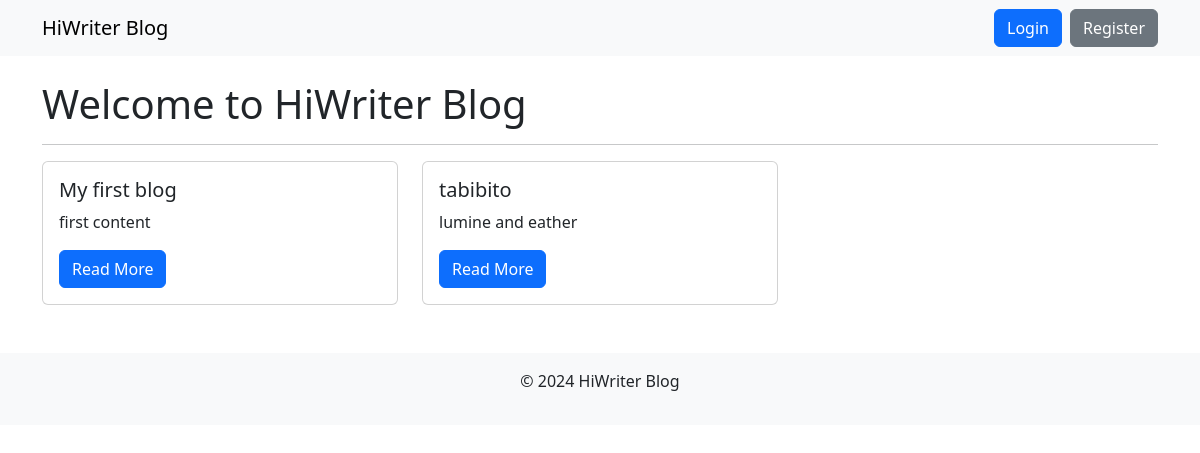
Page /HomeView/ on the earlier database version.
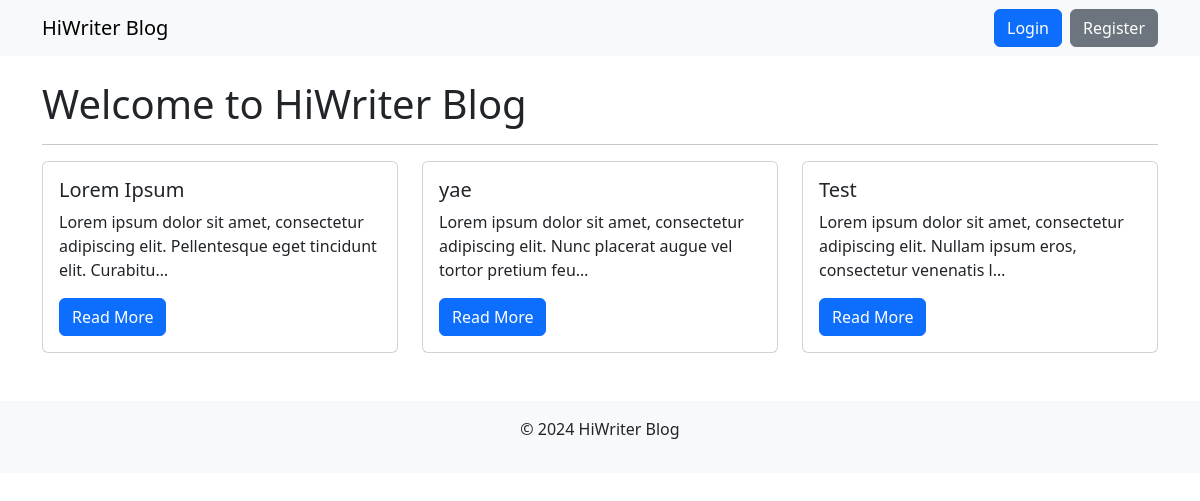
Same page on the later database version.
### blog/models.py (models this page shows, shortened)
class Post(models.Model):
    title = models.CharField(max_length=200)
    content = models.TextField()
    author = models.ForeignKey(User, on_delete=models.CASCADE)
    created_at = models.DateTimeField(auto_now_add=True)
    image = models.ImageField(upload_to='post_images/', blank=True, null=True)
    category = models.ForeignKey(Category, on_delete=models.SET_NULL, null=True, blank=True)
    tags = models.ManyToManyField('Tag', blank=True)

### blog/views.py (the view)
# urls.py: path('HomeView/', HomeView.as_view(), name='home'),
class HomeView(ListView):
    model = Post
    template_name = 'blog/home.html'
    context_object_name = 'posts'

### blog/templates/blog/home.html (shortened to what this page needs)
{% extends 'blog/base.html' %}
{% block content %}
<h1>Welcome to HiWriter Blog</h1>
<hr>
<div class="row">
    {% for post in posts %}
    <div class="col-md-4">
        <div class="card mb-4">
            <div class="card-body">
                <h5 class="card-title">{{ post.title }}</h5>
                <p class="card-text">{{ post.content|truncatechars:100 }}</p>
                <a href="{% url 'post_detail' post.pk %}" class="btn btn-primary">Read More</a>
            </div>
        </div>
    </div>
    {% endfor %}
</div>
{% endblock %}

Differences in the rows shown:
removed Post: title "My first blog", content "first content"
removed Post: title "tabibito", content "lumine and eather"
added Post: title "Lorem Ipsum", content "Lorem ipsum dolor sit amet, consectetur adipiscing elit. Pellentesque eget tincidunt elit. Curabitu…"
added Post: title "yae", content "Lorem ipsum dolor sit amet, consectetur adipiscing elit. Nunc placerat augue vel tortor pretium feu…"
added Post: title "Test", content "Lorem ipsum dolor sit amet, consectetur adipiscing elit. Nullam ipsum eros, consectetur venenatis l…"
